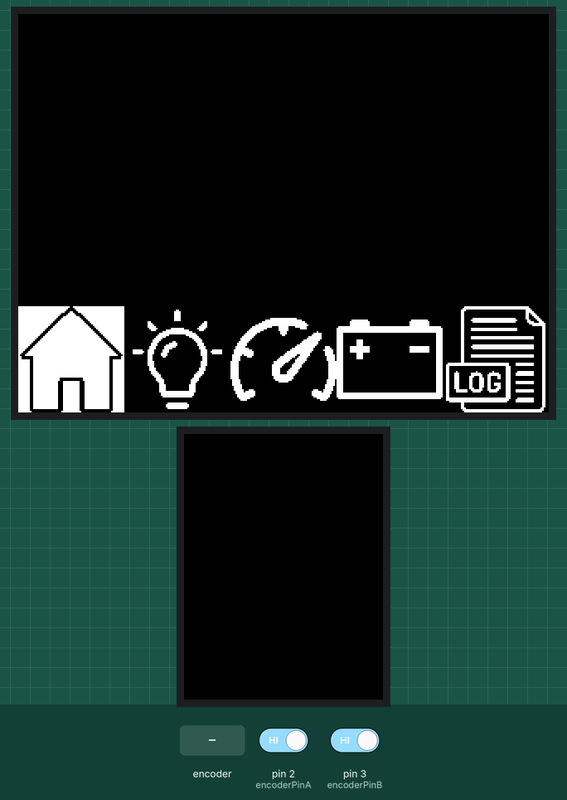
Bench run of a sketch on a simulated Arduino Uno, built with avr-gcc and run on an emulated ATmega328P. Shown: 320×240 colour display, 240×320 colour display. The test bench sets the inputs (shaded band); at power-on: pin 2 (encoderPinA) HIGH, pin 3 (encoderPinB) HIGH. What the sketch prints to the serial monitor is not drawn.

Above: at 1.7 s.
1.8 s: rotary encoder on pin 2 (encoderPinA) / pin 3 (encoderPinB) turned 3 steps (first pin leading)
At 2.33 s:
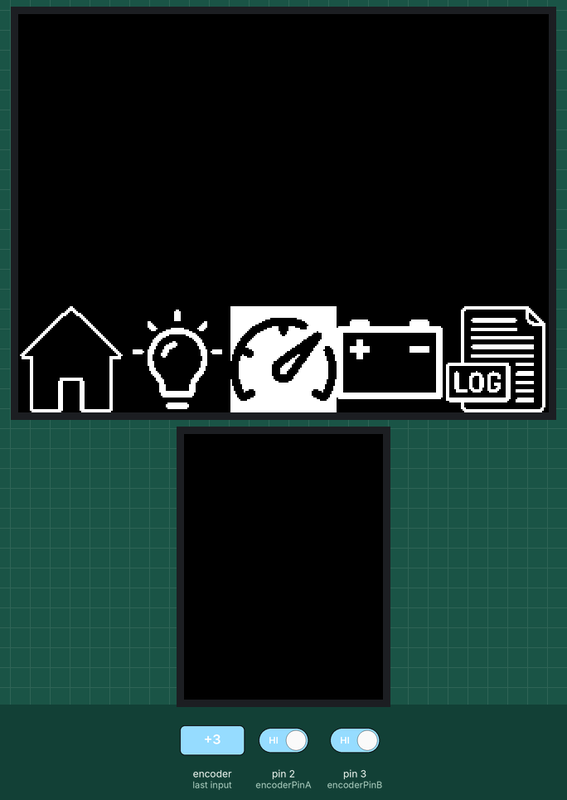
At 3.2 s:
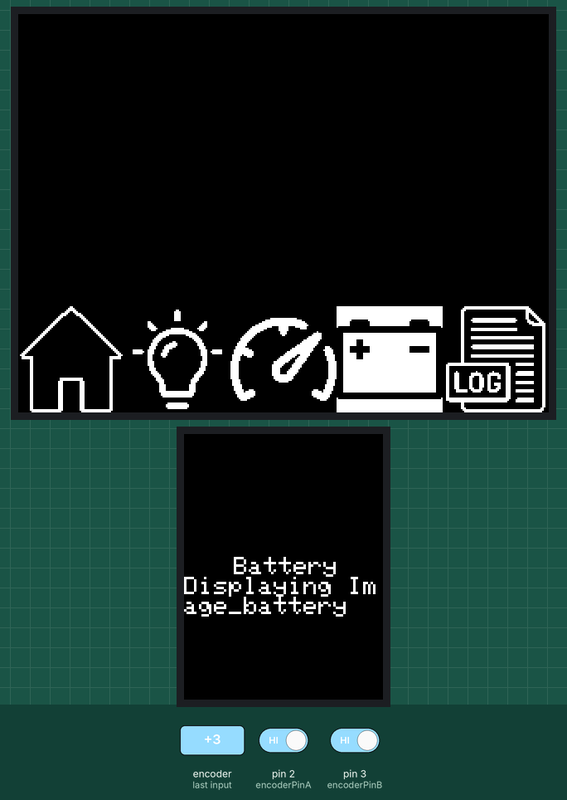
3.9 s: rotary encoder on pin 2 (encoderPinA) / pin 3 (encoderPinB) turned 3 steps (first pin leading)
At 5.6 s:
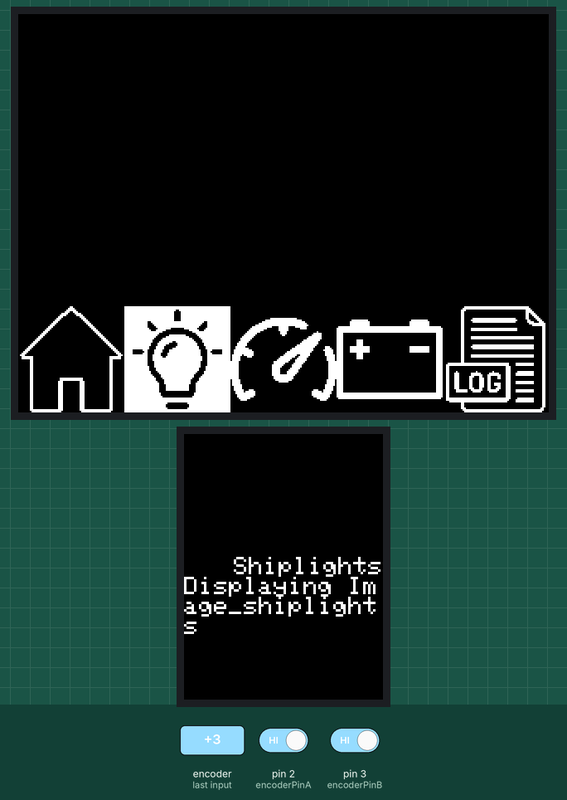
Timing chart, 0 to 7.1 s (numbered marks = the images above; inputs shaded):
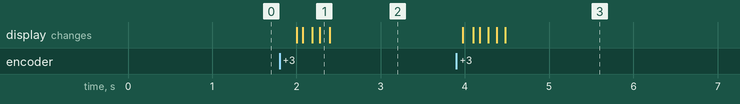

The sketch:

Working_encoder_Menu_TFT_ICON_VALG_SIDEINDHOLD.ino
```cpp
#include <Arduino.h>
#include "EncoderHandler.h"
#include "menuStructure.h"
#include "DisplayPrint.h"
#include <MCUFRIEND_kbv.h>
#include <Adafruit_GFX.h>
#include "menuPrint.h"

MCUFRIEND_kbv tft;

const int encoderPinA = 2;
const int encoderPinB = 3;
int menuPos = 0;

bool menuUpdate = false;
String previousMenuOption = "";

void setup() {
  String menuOption = getMenuOption(menuPos);
  Serial.begin(9600);
  Serial.print("Startup Menu Option: ");
  Serial.println(menuOption);

  tft.reset();
  uint16_t g_identifier = tft.readID();
  tft.begin(g_identifier);
  tft.setRotation(1);
  g_identifier = tft.readID();
  tft.begin(0x9488);
  tft.fillScreen(BLACK);
  pinMode(encoderPinA, INPUT);
  pinMode(encoderPinB, INPUT);
  digitalWrite(encoderPinA, HIGH);
  digitalWrite(encoderPinB, HIGH);

  attachInterrupt(digitalPinToInterrupt(encoderPinA), []{ handleInterrupt(menuPos); }, CHANGE);
  attachInterrupt(digitalPinToInterrupt(encoderPinB), []{ handleInterrupt(menuPos); }, CHANGE);


  DisplayPrint::initialize();
  MenuPrint::displayMenu(tft, menuOption.c_str());

}

void loop() {
    if (menuUpdate) {
        String menuOption = getMenuOption(menuPos);
        DisplayPrint::updateDisplay(menuOption);

        MenuPrint::displayMenu(tft, menuOption.c_str());


        previousMenuOption = menuOption;
        menuUpdate = false;
    }

    // Your other loop logic goes here
}
```

DisplayPrint.cpp
```cpp
// DisplayPrint.cpp
#include "DisplayPrint.h"
#include "Image_start.h"
#include "Image_shiplights.h" // Include other image headers
#include "Image_usage.h"
#include "Image_battery.h"
#include "Image_usagelog.h"
#include "menuPrint.h"

MCUFRIEND_kbv DisplayPrint::tft;

void DisplayPrint::initialize() {
    tft.reset();
    uint16_t g_identifier = tft.readID();
    tft.begin(g_identifier); // Initialize the display
    tft.setRotation(0); // Set rotation to portrait

    // Display the menu at the bottom of the screen

}

void DisplayPrint::updateDisplay(String menuOption) {
   // tft.fillScreen(BLACK);
if (menuOption == "Start") {
        Image_start::display();
        tft.println("Displaying Image_start");
    } else if (menuOption == "Shiplights") {
       Image_shiplights::display();
        tft.println("Displaying Image_shiplights");
    } else if (menuOption == "Usage") {
        Image_usage::display();
       tft.println("Displaying Image_usage");
    } else if (menuOption == "Battery") {
       Image_battery::display();
        tft.println("Displaying Image_battery");
    } else if (menuOption == "Usage Log") {
        Image_usagelog::display();
        tft.println("Displaying Image_usagelog");
    }
    //Serial.println("Menu Option DISPLAYPRINT: " + menuOption);


    // Add more conditions for other menu options and corresponding screens here
}
```

DisplayPrint.h
```cpp
// DisplayPrint.h
#ifndef DISPLAY_PRINT_H
#define DISPLAY_PRINT_H

#include <MCUFRIEND_kbv.h>

class DisplayPrint {
public:
    static MCUFRIEND_kbv tft;

    static void initialize();
    static void updateDisplay(String menuOption);
};

// Define color constants
#define BLACK   0x0000
#define WHITE   0xFFFF

#endif
```

EncoderHandler.cpp
```cpp
#include "EncoderHandler.h"
#include <Arduino.h> // Include Arduino library for pin definitions

void handleInterrupt(int& menuPos) {
  // Read the state of the pins
  const int encoderPinA = 2;
  const int encoderPinB = 3;
  static bool pinBHitsZero;
  static bool pinAHitsZero;

  int stateA = digitalRead(encoderPinA);
  int stateB = digitalRead(encoderPinB);
  static int plusMinus = 0;
  static bool collecteddata = false;

  if (stateA == HIGH && stateB == LOW && !collecteddata) {
    collecteddata = true;
    plusMinus = -1;
    //Serial.println("LEFT");
  }

  if (stateA == LOW && stateB == HIGH && !collecteddata) {
    collecteddata = true;
    plusMinus = 1;
    //Serial.println("RIGHT");
  }

  // Check if Pin A or Pin B hits 0
  if (!pinAHitsZero && stateA == LOW) {
    pinAHitsZero = true;
  }
  if (!pinBHitsZero && stateB == LOW) {
    pinBHitsZero = true;
  }

  // Check if both pins have hit 0 and both are back to 1
  if (pinAHitsZero && pinBHitsZero && stateA == HIGH && stateB == HIGH) {
    // Increment or decrement menuPos based on plusMinus value
    if (plusMinus == -1){
      menuPos--;
    }
    if (plusMinus == 1){
      menuPos++;
    }

    //Serial.print("Menu Pos: ");
    //Serial.println(menuPos);
    menuUpdate = true;

    // Reset the hit-zero flags and other variables
    pinAHitsZero = false;
    pinBHitsZero = false;
    collecteddata = false;
    plusMinus = 0;
  }
}
```

EncoderHandler.h
```cpp
#ifndef ENCODER_HANDLER_H
#define ENCODER_HANDLER_H

#include <Arduino.h>

extern bool menuUpdate; // Declare the menuUpdate flag globally

// Function declaration
void handleInterrupt(int& menuPos);

#endif
```

Image_battery.cpp
```cpp
// Image_start.cpp
#include "Image_battery.h"
#include "DisplayPrint.h"

void Image_battery::display() {
    MCUFRIEND_kbv &tft = DisplayPrint::tft;

    tft.fillScreen(BLACK);

    tft.setTextColor(WHITE);
    tft.setTextSize(3);

    int textWidth = 4 * 5 * 6;
    int x = (tft.width() - textWidth) / 2;
    int y = (tft.height() - 3 * 8) / 2;

    tft.setCursor(x, y);
    tft.println("Battery");
}
```

Image_battery.h
```cpp
// Image_start.h
#ifndef IMAGE_BATTERY_H
#define IMAGE_BATTERY_H

#include <MCUFRIEND_kbv.h>

class Image_battery {
public:
    static void display();
};

#endif
```

Image_shiplights.cpp
```cpp
// Image_start.cpp
#include "Image_shiplights.h"
#include "DisplayPrint.h"

void Image_shiplights::display() {
    MCUFRIEND_kbv &tft = DisplayPrint::tft;

    tft.fillScreen(BLACK);

    tft.setTextColor(WHITE);
    tft.setTextSize(3);

    int textWidth = 4 * 5 * 6;
    int x = (tft.width() - textWidth) / 2;
    int y = (tft.height() - 3 * 8) / 2;

    tft.setCursor(x, y);
    tft.println("Shiplights");
}
```

Image_shiplights.h
```cpp
// Image_start.h
#ifndef IMAGE_SHIPLIGHTS_H
#define IMAGE_SHIPLIGHTS_H

#include <MCUFRIEND_kbv.h>

class Image_shiplights {
public:
    static void display();
};

#endif
```

Image_start.cpp
```cpp
// Image_start.cpp
#include "Image_start.h"
#include "DisplayPrint.h"

// Define battery-related variables
int batteryPercentage = 75; // Example battery percentage

void Image_start::display() {
    MCUFRIEND_kbv &tft = DisplayPrint::tft;

    tft.fillScreen(BLACK);

    tft.setTextColor(WHITE);
    tft.setTextSize(6);

    int textWidth = 4 * 5 * 6;
    int x = (tft.width() - textWidth) / 2;
    int y = (tft.height() - 3 * 8) / 2;

    tft.setCursor(x, y);
    tft.println("START");

    // Display battery information
    tft.setTextSize(2);
    tft.setCursor(10, tft.height() - 30); // Adjust the coordinates as needed
    tft.print("Battery: ");
    tft.print(batteryPercentage);
    tft.print("%");
}
```

Image_start.h
```cpp
// Image_start.h
#ifndef IMAGE_START_H
#define IMAGE_START_H

#include <MCUFRIEND_kbv.h>

class Image_start {
public:
    static void display();
};

#endif
```

Image_usage.cpp
```cpp
// Image_start.cpp
#include "Image_usage.h"
#include "DisplayPrint.h"

void Image_usage::display() {
    MCUFRIEND_kbv &tft = DisplayPrint::tft;

    tft.fillScreen(BLACK);

    tft.setTextColor(WHITE);
    tft.setTextSize(3);

    int textWidth = 4 * 5 * 6;
    int x = (tft.width() - textWidth) / 2;
    int y = (tft.height() - 3 * 8) / 2;

    tft.setCursor(x, y);
    tft.println("Usage");
}
```

Image_usage.h
```cpp
// Image_start.h
#ifndef IMAGE_USAGE_H
#define IMAGE_USAGE_H

#include <MCUFRIEND_kbv.h>

class Image_usage {
public:
    static void display();
};

#endif
```

Image_usagelog.cpp
```cpp
// Image_start.cpp
#include "Image_usagelog.h"
#include "DisplayPrint.h"

void Image_usagelog::display() {
    MCUFRIEND_kbv &tft = DisplayPrint::tft;

    tft.fillScreen(BLACK);

    tft.setTextColor(WHITE);
    tft.setTextSize(3);

    int textWidth = 4 * 5 * 6;
    int x = (tft.width() - textWidth) / 2;
    int y = (tft.height() - 3 * 8) / 2;

    tft.setCursor(x, y);
    tft.println("Usage Log");
}
```

Image_usagelog.h
```cpp
// Image_start.h
#ifndef IMAGE_USAGELOG_H
#define IMAGE_USAGELOG_H

#include <MCUFRIEND_kbv.h>

class Image_usagelog {
public:
    static void display();
};

#endif
```

menuImage.h
```cpp
// menuImage.h
#ifndef MENUIMAGE_H
#define MENUIMAGE_H

extern const unsigned char PROGMEM icon_start[];
extern const unsigned char PROGMEM icon_shiplights[];
extern const unsigned char PROGMEM icon_usage[];
extern const unsigned char PROGMEM icon_battery[];
extern const unsigned char PROGMEM icon_usagelog[];

#endif
```

menuPrint.cpp
```cpp
#include "menuPrint.h"
#include "menuImage.h"
#include <avr/pgmspace.h>
#include <MCUFRIEND_kbv.h>

static int lastSelectedIndex = -1; // Initialize to an invalid value

void MenuPrint::displayMenu(MCUFRIEND_kbv &tft, const char *selectedOption) {
    const uint16_t iconWidth = 64;
    const uint16_t iconHeight = 64;
    const int screenHeight = tft.height();

    const unsigned char *const menuIcons[] PROGMEM = {
        icon_start,
        icon_shiplights,
        icon_usage,
        icon_battery,
        icon_usagelog
    };

    const char *const menuItems[] = {
        "Start",
        "Shiplights",
        "Usage",
        "Battery",
        "Usage Log"
    };

    for (int i = 0; i < sizeof(menuIcons) / sizeof(menuIcons[0]); ++i) {
        int x = i * iconWidth;
        int y = screenHeight - iconHeight; // Y-coordinate at the bottom of the screen

        bool isSelected = (strcmp(selectedOption, menuItems[i]) == 0);

        if (isSelected) {
            // Clear the previously selected icon
            int lastX = lastSelectedIndex * iconWidth;
            tft.fillRect(lastX, y, iconWidth, iconHeight, BLACK);
            tft.drawBitmap(lastX, y, menuIcons[lastSelectedIndex], iconWidth, iconHeight, WHITE);

            // Highlight the selected icon
            tft.fillRect(x, y, iconWidth, iconHeight, WHITE); // Inverted color for highlighted icon
            tft.drawBitmap(x, y, menuIcons[i], iconWidth, iconHeight, BLACK);

            lastSelectedIndex = i; // Update the last selected index
        } else {
            tft.drawBitmap(x, y, menuIcons[i], iconWidth, iconHeight, WHITE);
        }
    }
}
```

menuPrint.h
```cpp
#define BLACK   0x0000
#define WHITE   0xFFFF


#ifndef MENUPRINT_H
#define MENUPRINT_H

#include <MCUFRIEND_kbv.h>

class MenuPrint {
public:
    static void refreshLastSelected(MCUFRIEND_kbv &tft);
    static void displayMenu(MCUFRIEND_kbv &tft, const char *selectedOption);

private:
    static const unsigned char *const menuIcons[] PROGMEM;
};

#endif // MENUPRINT_H
```

menuStructure.cpp
```cpp
#include "menuStructure.h"

String getMenuOption(int menuPos) {
  // Map menuPos to a value between 0 and 4
  int mappedPos = menuPos % 5;
  if (mappedPos < 0) {
    mappedPos += 5;
  }

  // Determine the menu option based on the mapped position
  String menuOption;
  switch (mappedPos) {
    case 0:
      menuOption = "Start";
      break;
    case 1:
      menuOption = "Shiplights";
      break;
    case 2:
      menuOption = "Usage";
      break;
    case 3:
      menuOption = "Battery";
      break;
    case 4:
      menuOption = "Usage Log";
      break;
    default:
      menuOption = "Start";
      break;
  }

  return menuOption;
}
```

menuStructure.h
```cpp
#ifndef MENU_STRUCTURE_H
#define MENU_STRUCTURE_H

#include <Arduino.h>

// Function declaration
String getMenuOption(int menuPos);

#endif
```

Source omitted: menuImage.cpp (data table, 16104 bytes)

Measured:
- after the input at 1.8 s, the display: first changes after 0.20 s (image 1 shows a later state)
- after the input at 3.9 s, the display: first changes after 0.08 s (image 3 shows a later state)
